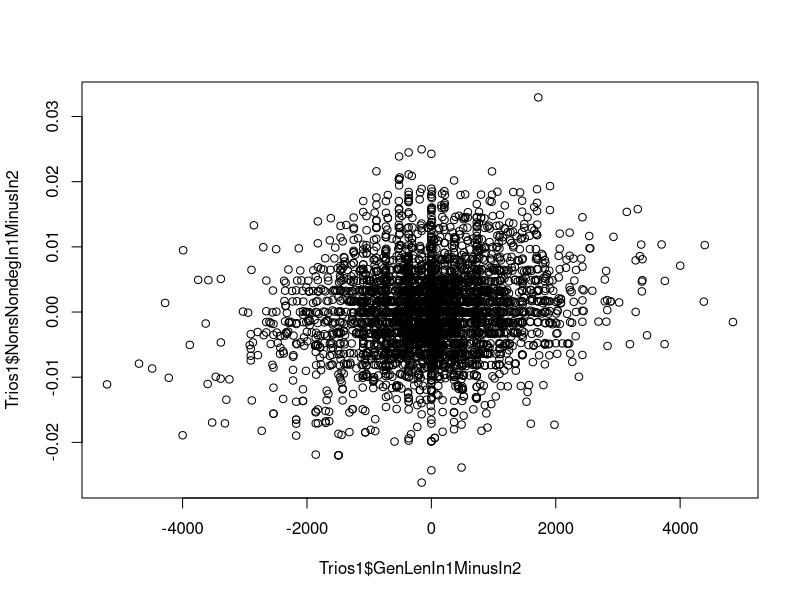
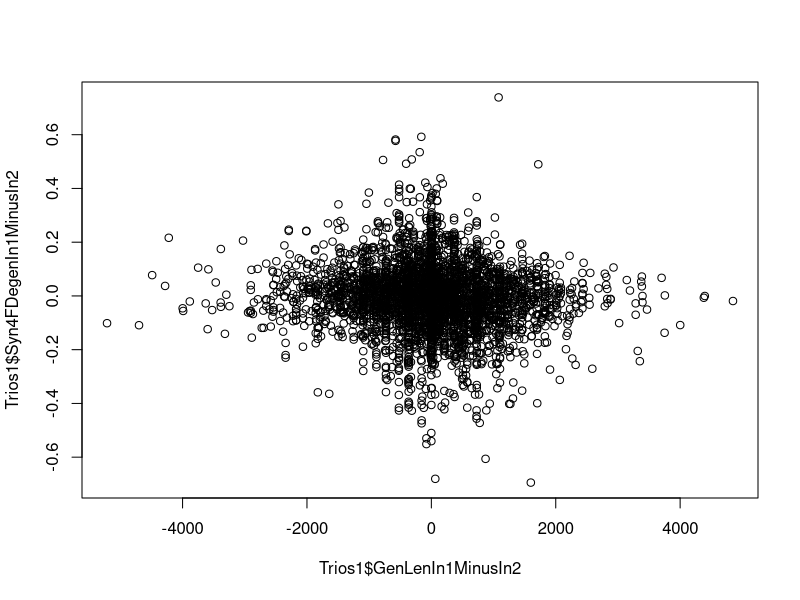
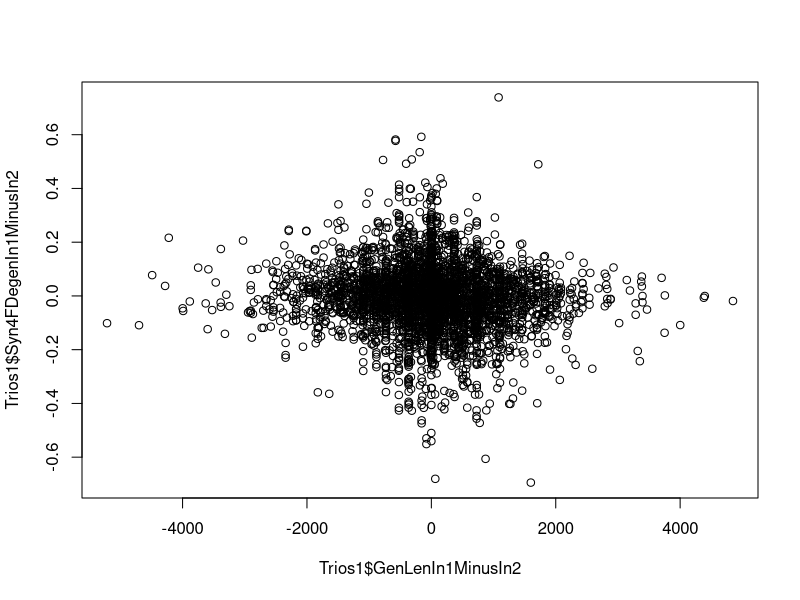

R code for these plots, in order: (Note: this script raises an error after producing the figures.)
rm(list=ls(all=TRUE))

##### READ AND MERGE GENERATION LENGTH AND TRIO DATA
GenerationL = read.table("../../Body/1Raw/GenerationLenghtforMammals.xlsx.txt", header = TRUE, sep = '\t')
GenerationL = GenerationL[ ,c(2,11)] # Take information about name and GenLength
GenerationL$Scientific_name = gsub(' ','_',GenerationL$Scientific_name) 

Trios = read.table('../../Body/1Raw/RRT/cytb.threesomes.neighbours4.RRT.txt', header = FALSE, skip = 3) # neighbours2/3/4
names(Trios) = c('Family','Ingroup1','Ingroup2','Outgroup','Gene','X1','X2','X3','X4','X5','X6','X7','X8',
                 'X9','X10','X11','X12','X13','X14','X15','X16','X17','X18','X19','X20')
# Column names from table with 16 columns (but in Kostya's table there are 20 columns!&): 
# Proc.Nati.Acad.Sci.USA Vol.82, pp.1741-1745, March1985, Table 1
colnames(Trios)[colnames(Trios) == 'X4'] <- 'NonsNondegIn1MinusIn2'
colnames(Trios)[colnames(Trios) == 'X9'] <- 'Nons2FDegenIn1MinusIn2'
summary(Trios$NonsNondegIn1MinusIn2)
summary(Trios$Nons2FDegenIn1MinusIn2)
colnames(Trios)[colnames(Trios) == 'X14'] <-'Syn2FDegenIn1MinusIn2'
colnames(Trios)[colnames(Trios) == 'X19'] <- 'Syn4FDegenIn1MinusIn2'
summary(Trios$Syn2FDegenIn1MinusIn2)
summary(Trios$Syn4FDegenIn1MinusIn2)

Trios1 = merge(Trios, GenerationL, by.x = 'Outgroup', by.y = 'Scientific_name')   # GenLenOut
colnames(Trios1)[colnames(Trios1) == 'GenerationLength_d'] <- 'GenLenOut'

Trios1 = merge(Trios1, GenerationL, by.x = 'Ingroup1', by.y = 'Scientific_name' ) # GenLenIn1
colnames(Trios1)[colnames(Trios1) == 'GenerationLength_d'] <- 'GenLenIn1'

Trios1 = merge(Trios1, GenerationL, by.x = 'Ingroup2', by.y = 'Scientific_name' ) # GenLenIn2
colnames(Trios1)[colnames(Trios1) == 'GenerationLength_d'] <- 'GenLenIn2'
names(Trios1)

##### RUN RELATIVE RATIO TEST ANALYSES

Trios1$GenLenIn1MinusIn2 = Trios1$GenLenIn1-Trios1$GenLenIn2
summary(Trios1$GenLenIn1MinusIn2)


## CONTROL CHECK:
cor.test(Trios1$NonsNondegIn1MinusIn2,Trios1$Nons2FDegenIn1MinusIn2, method = 'spearman') # positive and good
cor.test(Trios1$Syn2FDegenIn1MinusIn2,Trios1$Syn4FDegenIn1MinusIn2, method = 'spearman') # positive and good
cor.test(Trios1$NonsNondegIn1MinusIn2,Trios1$Syn4FDegenIn1MinusIn2, method = 'spearman') # positive but not so strong

Trios1$NonsToSyn = Trios1$NonsNondegIn1MinusIn2 / Trios1$Syn4FDegenIn1MinusIn2
summary(Trios1$NonsToSyn); nrow(Trios1)
Trios1 = Trios1[abs(Trios1$NonsToSyn) < Inf,]; nrow(Trios1)
cor.test(Trios1$NonsToSyn,Trios1$Syn4FDegenIn1MinusIn2, method = 'spearman') # nothing
cor.test(Trios1$NonsToSyn,Trios1$NonsNondegIn1MinusIn2, method = 'spearman') # a bit negative

## the longer the GenLength the higher the Nons => elephants vs mice have more Kn (NonsNondegIn1MinusIn2)
cor.test(Trios1$GenLenIn1MinusIn2,Trios1$NonsNondegIn1MinusIn2, method = 'spearman')
cor.test(Trios1$GenLenIn1MinusIn2,Trios1$Nons2FDegenIn1MinusIn2, method = 'spearman')
plot(Trios1$GenLenIn1MinusIn2,Trios1$NonsNondegIn1MinusIn2)

## the longer the GenLength the lower the Syn => elephants vs mice have less Ks (Syn4FDegenIn1MinusIn2)
cor.test(Trios1$GenLenIn1MinusIn2,Trios1$Syn4FDegenIn1MinusIn2, method = 'spearman')
cor.test(Trios1$GenLenIn1MinusIn2,Trios1$Syn2FDegenIn1MinusIn2, method = 'spearman')
plot(Trios1$GenLenIn1MinusIn2,Trios1$Syn4FDegenIn1MinusIn2)

## 
cor.test(Trios1$GenLenIn1MinusIn2,Trios1$NonsToSyn, method = 'spearman')
plot(Trios1$GenLenIn1MinusIn2,Trios1$Syn4FDegenIn1MinusIn2)


##### by families:
table(Trios1$Family)

cor.test(Trios1[Trios1$Family == 'Cercopithecidae',]$GenLenDif,Trios1[Trios1$Family == 'Cercopithecidae',]$X4, method = 'spearman')
cor.test(Trios1[Trios1$Family == 'Cercopithecidae',]$GenLenDif,Trios1[Trios1$Family == 'Cercopithecidae',]$X9, method = 'spearman')
plot(Trios1[Trios1$Family == 'Cercopithecidae',]$GenLenDif,Trios1[Trios1$Family == 'Cercopithecidae',]$X4)

cor.test(Trios1[Trios1$Family == 'Cercopithecidae',]$GenLenDif,Trios1[Trios1$Family == 'Cercopithecidae',]$X19, method = 'spearman')
cor.test(Trios1[Trios1$Family == 'Cercopithecidae',]$GenLenDif,Trios1[Trios1$Family == 'Cercopithecidae',]$X14, method = 'spearman')
plot(Trios1$GenLenDif,Trios1$X19)


